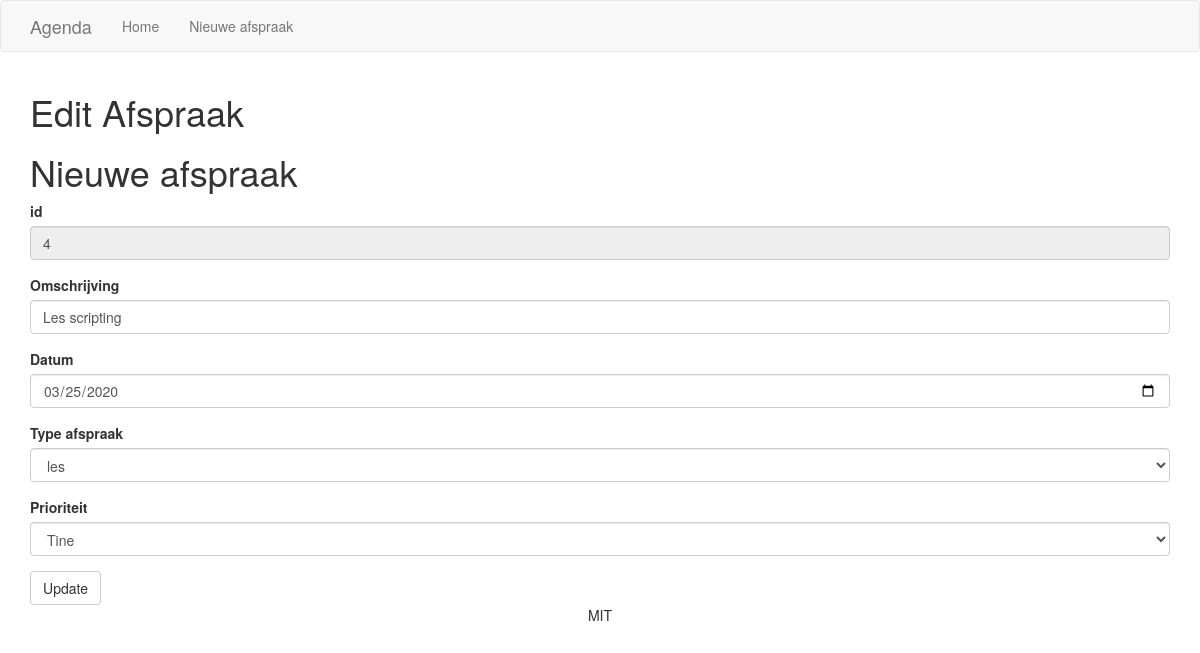
/update-afspraak.php?id=4, run on the app's committed database.
### tables this page shows
CREATE TABLE `afspraken` (
  `id` int(11) NOT NULL,
  `datum` date NOT NULL,
  `omschrijving` varchar(200) NOT NULL,
  `typeafspraak` int(11) NOT NULL,
  `contactid` int(11) NOT NULL
);

### src/database/database.php (called while the page is built, shortened)
<?php
class Database
{
    private static function getConnection()
    {
        $user = 'root';
        $pass = 'root';
        $host = 'localhost';
        $db_name = 'agenda';
        $dsn = "mysql:host=$host;dbname=$db_name";
        $db = new PDO($dsn, $user, $pass);
        return $db;
    }
    public static function getRows($sql, $params = [], $type = null)
    {
        $conn = self::getConnection();
        $stmt = $conn->prepare($sql);
        $stmt->execute($params);
        if ($type == null) {
            $rows = $stmt->fetchAll();
        } else {
            $rows = $stmt->fetchAll(PDO::FETCH_CLASS | PDO::FETCH_PROPS_LATE, $type);
        }
        return $rows;
    }
    public static function getSingleRow($sql, $params = [], $type = null)
    {
        $conn = self::getConnection();
        $stmt = $conn->prepare($sql);
        $stmt->execute($params);
        if ($type == null) {
            $row = $stmt->fetch();
        } else {
            $stmt->setFetchMode(PDO::FETCH_CLASS | PDO::FETCH_PROPS_LATE, $type);
            $row = $stmt->fetch();
        }
        return $row;
    }
}
?>

### src/repository/agendarepository.php (called while the page is built, shortened)
<?php
require_once dirname(__FILE__) . "/../database/database.php";
class AgendaRepository{
    public static function getAfspraakById($parid){
        $item = Database::getSingleRow("SELECT id,  datum,omschrijving,typeafspraak,contactid FROM afspraken WHERE id =? ORDER BY datum", [$parid], "Afspraak");
        return $item;
    }
    public static function getAllContacten(){
        $arr = Database::getRows("SELECT * FROM contacten", null, "Contact");
        return $arr;
    }
}
?>

### update-afspraak.php (the view, shortened to what this page needs)
<?php
require_once dirname(__FILE__) . "/src/repository/agendarepository.php";
if (isset($_GET["id"])){
    $afspraakItem = AgendaRepository::getAfspraakById($_GET["id"]);
    $arrContacten = AgendaRepository::getAllContacten();
}else{
    echo "Er is geen querystring opgegeven. Ik weet dus niet welke afspraak er moet getoond worden";
    exit();
}
function bepaalSelected($parWaarde1 , $parWaarde2){
    if ($parWaarde1 == $parWaarde2){
        return "selected";
    }else{
        return "";
    }
}
?>
<!doctype html>
<html lang="nl">
<head>
    <link rel="stylesheet" href="https://maxcdn.bootstrapcdn.com/bootstrap/3.3.7/css/bootstrap.min.css"
>
    <link href="https://use.fontawesome.com/releases/v5.0.8/css/all.css" rel="stylesheet">
    <link rel="stylesheet" href="css/screen.css">
</head>
<body>
<header>
    <nav class="navbar navbar-default">
        <nav class="container">
            <a href="index.php" class="navbar-brand">Agenda</a>
            <div id="navbar" class="navbar-collapse collapse">
                <ul class="nav navbar-nav">
                    <li><a href="index.php">Home</a></li>
                    <li><a href="create-afspraak.php">Nieuwe afspraak</a></li>
                </ul>
            </div>
        </nav>
    </nav>
</header>
<main>
    <section class="container">
        <h1>Edit Afspraak</h1>
        <h1>Nieuwe afspraak</h1>
        <form method="post" action="update-afspraak-verwerk.php" class="form">
            <div class="form-group">
                <label for="id">id</label>
                <input type="text" readonly class="form-control" name="id" id="id"  placeholder="Wat is je afspraak?" value="<?php echo $afspraakItem->id?>">
            </div>
            <div class="form-group">
                <label for="omschrijving">Omschrijving</label>
                <input type="text" class="form-control" name="omschrijving" id="omschrijving"  placeholder="Wat is je afspraak?" value="<?php echo $afspraakItem->omschrijving?>">
            </div>
            <div class="form-group">
                <label for="datum">Datum</label>
                <input type="date" class="form-control" name="datum" id="datum" value="<?php echo $afspraakItem->datum?>" ></input>
            </div>
            <div class="form-group">
                <label for="type-afspraak">Type afspraak</label>
                <select class="form-control" name="type-afspraak" id="type-afspraak">
                    <option value="3"  <?php echo bepaalSelected(3,$afspraakItem->typeafspraak) ?>>les</option>
                </select>
            </div>
			<div class="form-group">
                <label for="wie">Prioriteit</label>
                <select class="form-control" name="wie" id="wie">
                   <?php
                        foreach($arrContacten as $contact){
                            echo "<option value='$contact->id' ". bepaalSelected($contact->id, $afspraakItem->contactid) ." >$contact->naam</option>";
                        }
                   ?>
                </select>
            </div>
            <input type="submit" name="submit" class="btn btn-default" value="Update"></input>
        </form>
    </section>
</main>
<footer class="text-center container">MIT</footer>
</body>
</html>

### data on the page
afspraken: id "4", omschrijving "Les scripting", datum "03/25/2020"

### other printed values
form field wie "Tine"
